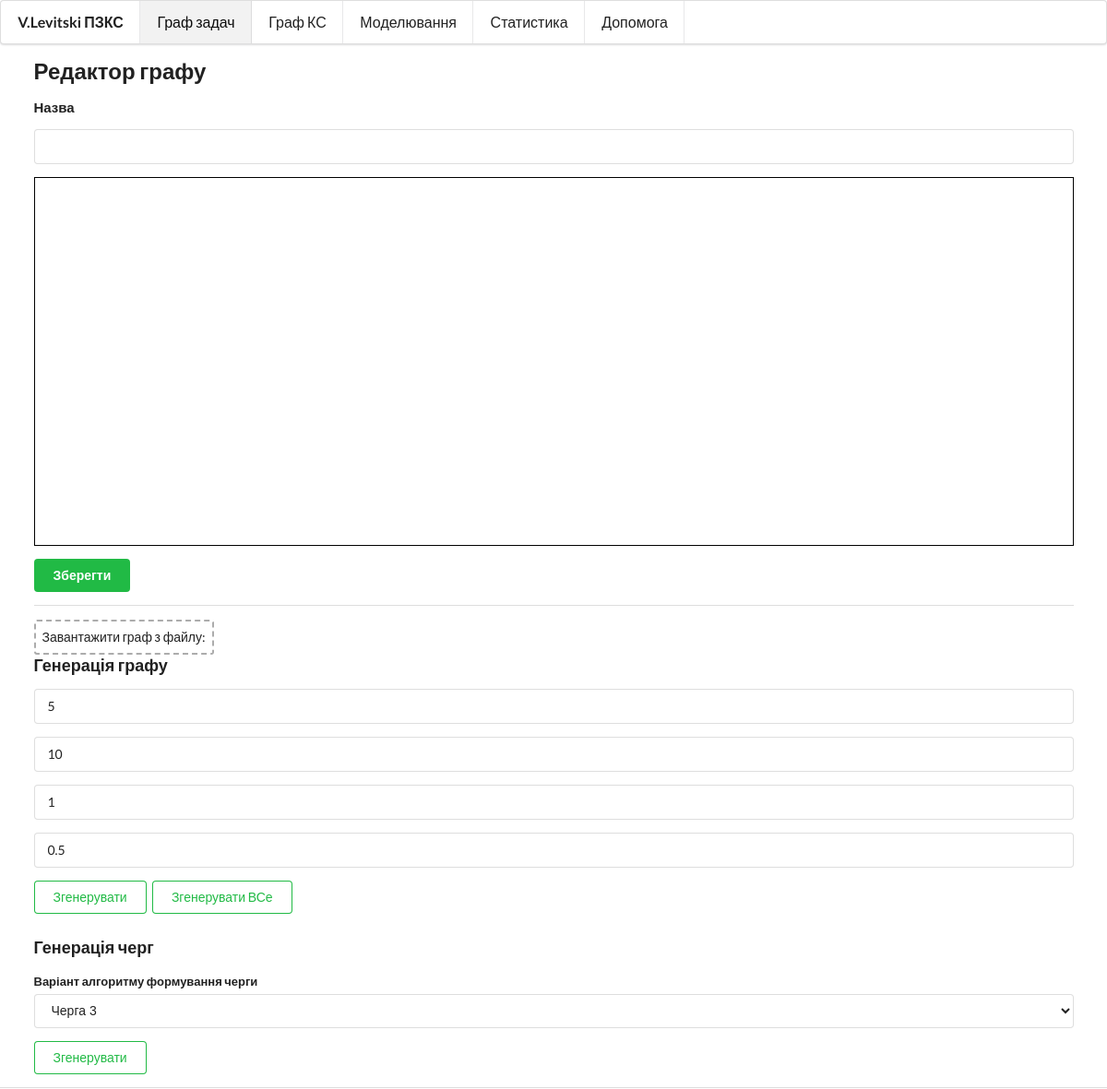
The app's page /task-graph/2/, older data.
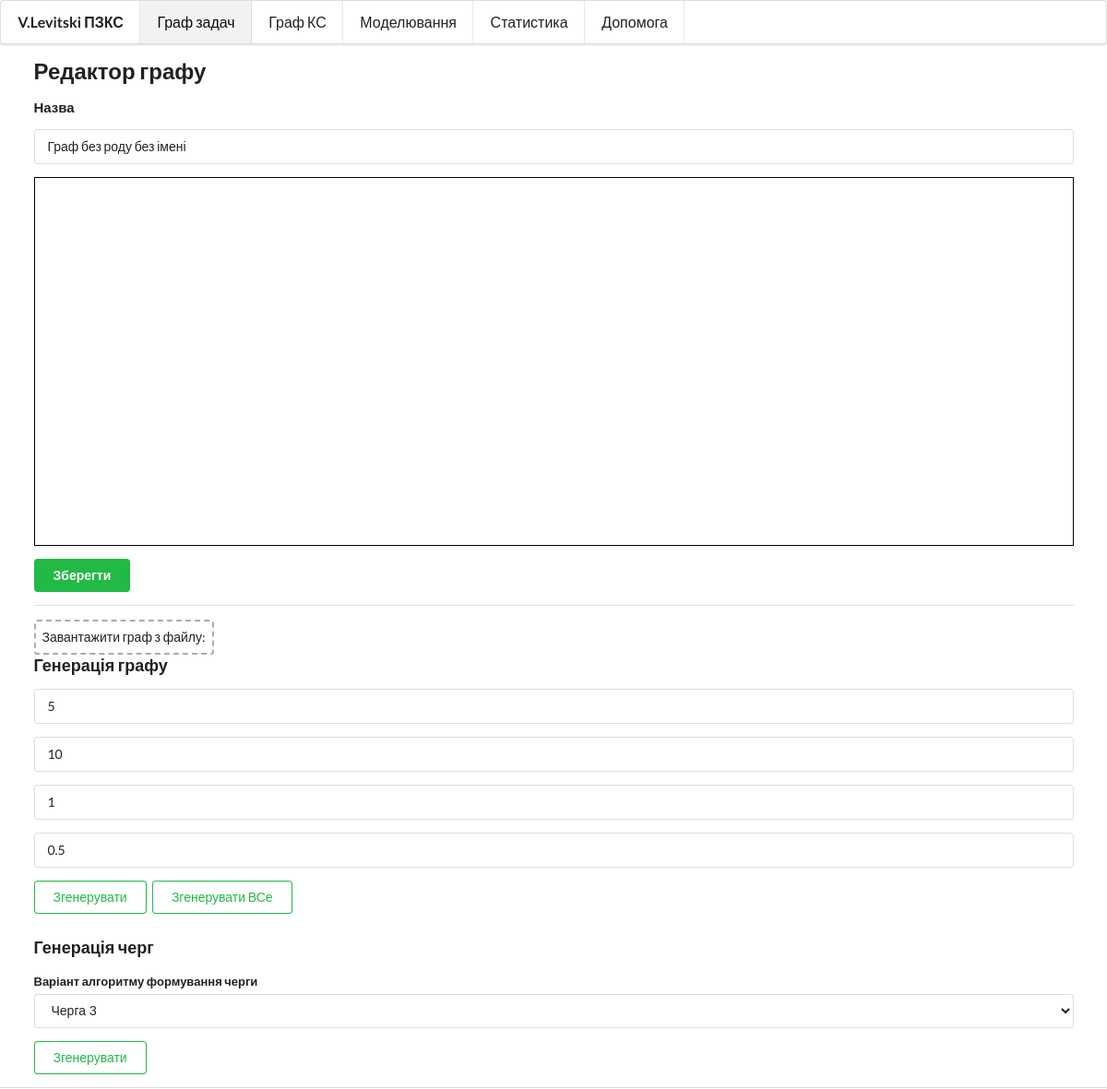
The same page, newer data.
### app.py (models this page shows, shortened)
class TaskGraph(db.Model):
    id = db.Column(db.Integer, primary_key=True, autoincrement=True)
    name = db.Column(db.String)
    created_at = db.Column(db.DateTime)
    updated_at = db.Column(db.DateTime)
    queue = db.Column(db.String)
    data = db.Column(db.String)

### app.py (the view, shortened to what this page needs)
@app.route('/task-graph/new/', methods=['GET', 'POST'])
@app.route('/task-graph/<id>/', methods=['GET', 'POST'])
def save_task_graph(id=None):
    graph = None
    if id:
        graph = TaskGraph.query.get(id)
    if request.method == 'GET':
        return render_template('task_graph_redactor.html', graph=graph)

### templates/task_graph_redactor.html (shortened to what this page needs)
{% extends "index.html" %}
{% block head %}
    {{ super() }}
{% endblock %}
{% block content %}
    {{ super() }}
    <div class="ui container">
        <form id="main" class="ui form" action="." method="post">
            <h2>Редактор графу</h2>
            <div class="field">
                <h4>Назва</h4>
                <input type="text" name="name" value="{{ graph.name }}"></div>
            <div class="field">
                <div id="myDiagramDiv"
                     style="border: solid 1px black; width: 100%; height: 400px"></div>
            </div>
            <button class="ui positive button" id="SaveButton"
                    onclick="save()">Зберегти
            </button>
        </form>
        <div class="ui divider"></div>
        <label class="file">
            <span>Завантажити граф з файлу:</span>
        </label>
        <div>
            <h3>Генерація графу</h3>
            <div class="ui form">
                <div class="field">
                    <input type="number" id="n_vertex"
                           placeholder="кількість вершин" value="5">
                </div>
                <div class="field">
                    <input type="number" id="max_w"
                           placeholder="максимальна вага вершини" value="10">
                </div>
                <div class="field">
                    <input type="number" id="min_w"
                           placeholder="мінімальна вага вершини" value="1">
                </div>
                <div class="field">
                    <input type="number" id="corelation"
                           placeholder="звязність графу" value="0.5">
                </div>
                <div class="field">
                    <button onclick="gerenate()" class="ui positive basic button">
                        Згенерувати
                    </button>
                    <button onclick="generateAll()" class="ui positive basic button">
                        Згенерувати ВСе
                    </button>
                </div>
            </div>
            <h3>Генерація черг</h3>
            <form class="ui form"
                  action="{{ url_for('generate_queue', id=graph.id) }}">
                <div class="field">
                    <label>Варіант алгоритму формування черги</label>
                    <select class="ui select" name="queue_type">
                        <option value="3">Черга 3</option>
                    </select>
                </div>
                <div class="field">
                    <button type="submit" class="ui positive basic button">
                        Згенерувати
                    </button>
                </div>
            </form>
        </div>
    </div>
{% endblock %}

Row changes from the older to the newer data that the page shows:
added TaskGraph: name "Граф без роду без імені"
